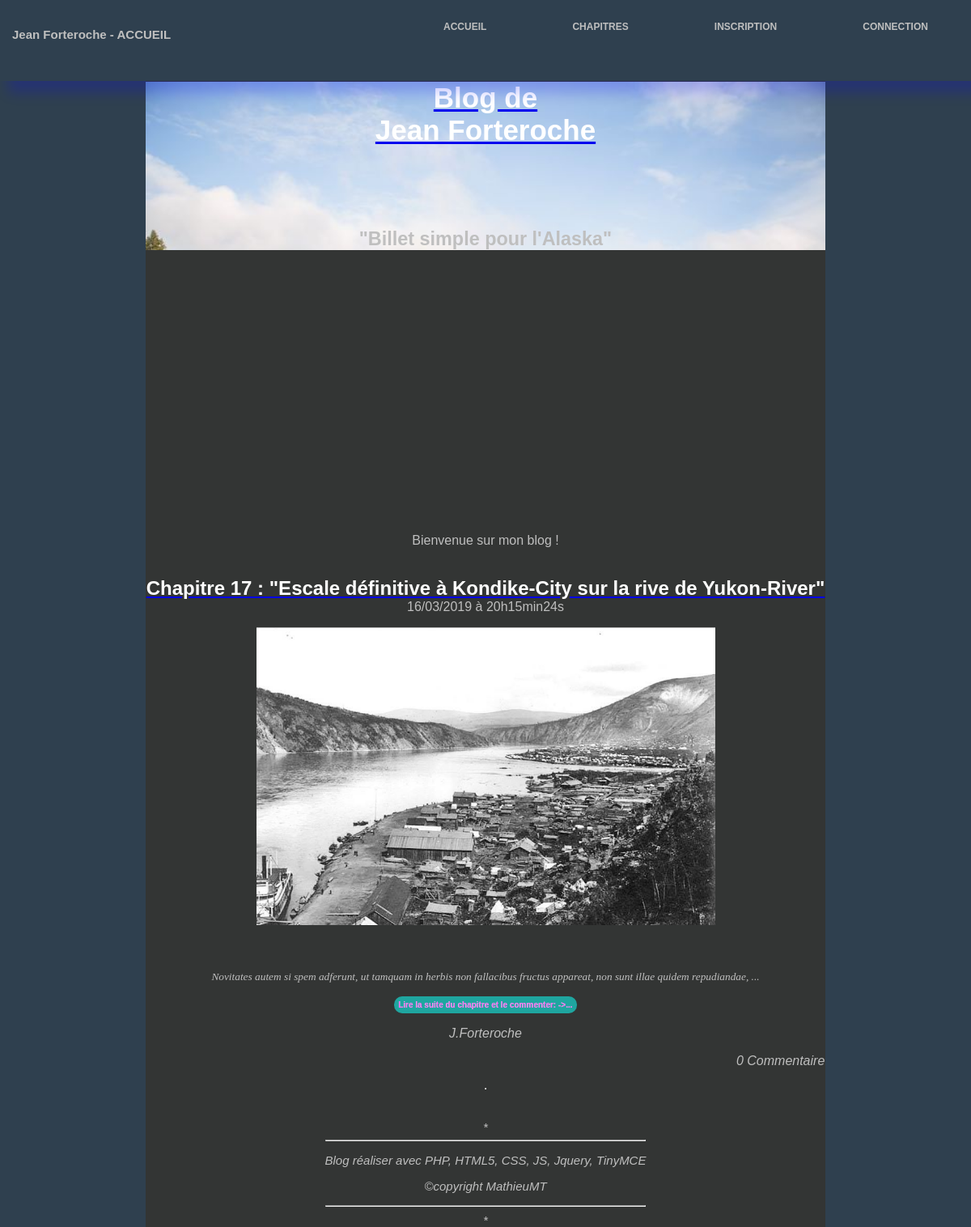
The page / on the database its author committed.
### tables this page shows
CREATE TABLE `posts` (
  `id` int(11) NOT NULL,
  `title` varchar(255) NOT NULL,
  `content` text NOT NULL,
  `author` varchar(255) NOT NULL,
  `creation_date` datetime NOT NULL
);

### Controller/HomeController.php (called while the page is built, shortened)
<?php
require_once 'Model/PostManager.php';
class HomeController {
    private $post;
    public function __construct(){
        $this->post = new PostManager();
    }
    public function home() {
        $posts = $this->post->getLastPostWithNumberOfComments();
        $view = new View('homeView');
        $view->generate(array('posts' => $posts));
    }
}

### index.php (called while the page is built, shortened)
<?php
$router = new Router();
$router->routerQuery();

### Model/PostManager.php (called while the page is built, shortened)
<?php
require_once 'Model/Model.php';
class PostManager extends Model {
    public function getLastPostWithNumberOfComments() {
        $sql = 'SELECT p.id, p.title, left(p.content,350) AS extract, p.author, DATE_FORMAT(creation_date, \'%d/%m/%Y à %Hh%imin%ss\') AS creation_date_fr, COUNT(c.post_id) AS nb_comments FROM posts p LEFT JOIN comments c ON p.id = c.post_id GROUP BY p.id, c.post_id ORDER BY creation_date DESC LIMIT 1';
        $posts = $this->executeQuery($sql);
        return $posts;
    }
}

### Model/Model.php (called while the page is built)
<?php
class Model {
    private $db;
    protected function executeQuery($sql, $settings = null) {
       if ($settings == null) {
            $result = $this->dbConnect()->query($sql);
        }
        else {
            $result = $this->dbConnect()->prepare($sql);
            $result->execute($settings);
        }
        return $result;
    }
    private function dbConnect() {
        if ($this->db == null) {
            $this->db = new PDO('mysql:host=localhost; dbname=simpleBlog;charset=utf8', 'root', 'root', array(PDO::ATTR_ERRMODE => PDO::ERRMODE_EXCEPTION));
        }
        return $this->db;
    }
}

### View/homeView.php (the view, shortened to what this page needs)
<?php
if (isset($_SESSION['id'])) {
    echo'<p>Bonjour ' . $_SESSION['nickname'] . ' , je vous souhaite la bienvenue sur mon blog !</p>';
} else {
    echo '<p>Bienvenue sur mon blog !</p>';
}
?>
<?php foreach ($posts as $post): ?>
<?php
$extract = $post['extract'];
$space = strrpos($extract, ' ');
$extractWithSpace = substr($extract,0,$space);
?>
    <article>
        <header>
            <a href="<?= "index.php?action=post&amp;id=" . $post['id'] ?>"><h1 class="postTitle"><?= $post['title'] ?></h1>
            </a>
            <time><?= $post['creation_date_fr'] ?></time>
        </header>
        <p><?= $extractWithSpace ?> ...</p><p><a id="link_totalPost" href="<?= "index.php?action=post&amp;id=" . $post['id'] ?>"><button id="btn_totalPost">Lire la suite du chapitre et le commenter:
->...</button></a></p>
            <p><?= $post['author'] ?></p>
            <p class="nbComs"><?= $post['nb_comments'] ?> Commentaire<?php if($post['nb_comments'] > 1) echo 's';?></p>
    </article>
    <hr />
<?php endforeach; ?>

### Content/CSS/style.css (style rules this page uses)
* { box-sizing: border-box; }
html, body { padding: 0; margin: 0; text-align: center; }
body { color: #bfbfbf; background-color: #2f404f; font-family: 'Futura-Medium', 'Futura', 'Trebuchet MS', sans-serif; }
header { margin:0; padding: 0 0; width: 100%; margin-bottom: 15px; }
h1 { color: white; }
.postTitle { margin-bottom: 0px; }
a#link_totalPost { text-decoration: none; }
button#btn_totalPost, button.btn_commentPost, input.btn_popup, input#btn_registration, input#btn_connexion, input.btn_flag_comment, input.btn_approve_comment, input.btn_delete_comment { border: none; border-radius: 10px; padding: 5px; background-color: rgba(19,242,232,0.6); color:rgba(242,19,232,0.6); font-weight: bold; font-size: 10px; text-shadow: -0.2px 0 white; cursor: pointer; }
.nbComs { text-align: right; }
img { max-width: 100%; height: auto; }
@media screen and (min-width: 768px) { header { margin:0; padding: 0 0; width: 100%; } }

### rows shown on the page
posts: title "Chapitre 17 : \"Escale définitive à Kondike-City sur la rive de Yukon-River\"", creation_date_fr "16/03/2019 à 20h15min24s", extractWithSpace "Novitates autem si spem adferunt, ut tamquam in herbis non fallacibus fructus appareat, non sunt illae quidem repudiandae,", author "J.Forteroche", nb_comments "0"

### other values the page prints
$title "Jean Forteroche - ACCUEIL"
